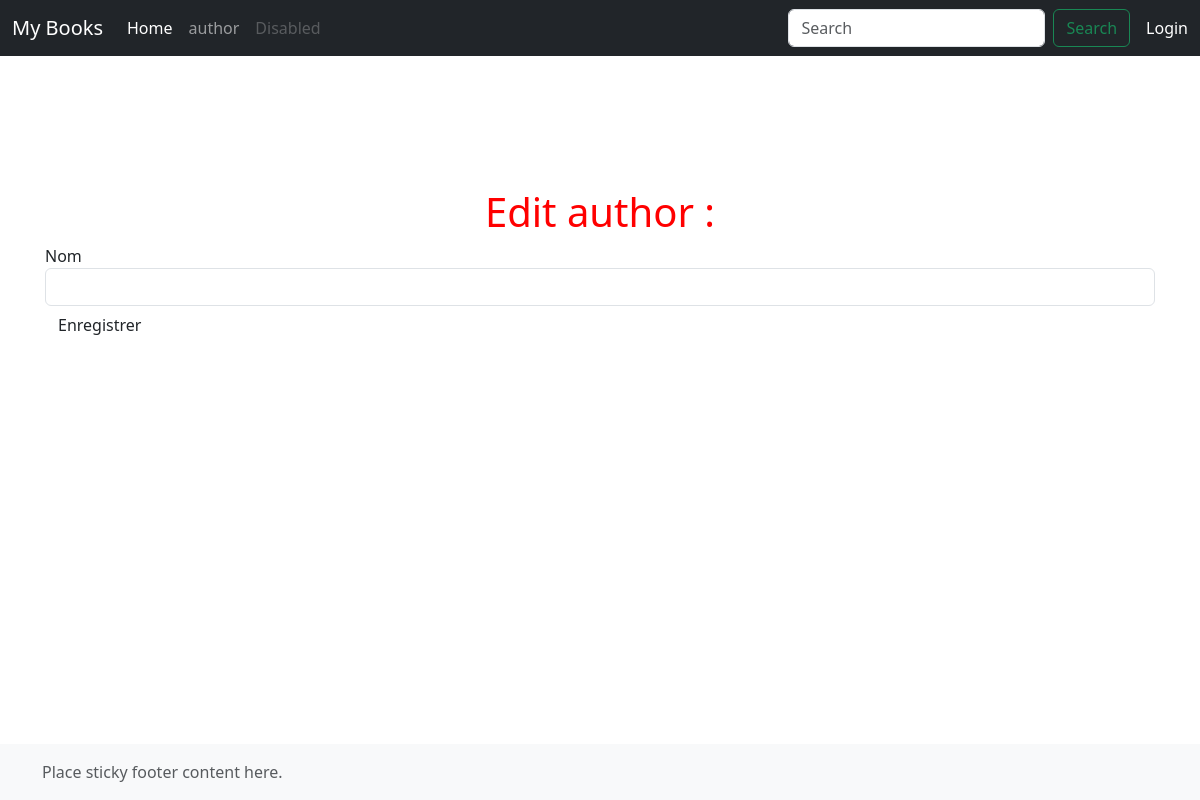
/edit/author/70, run on an earlier commit of the app's database.
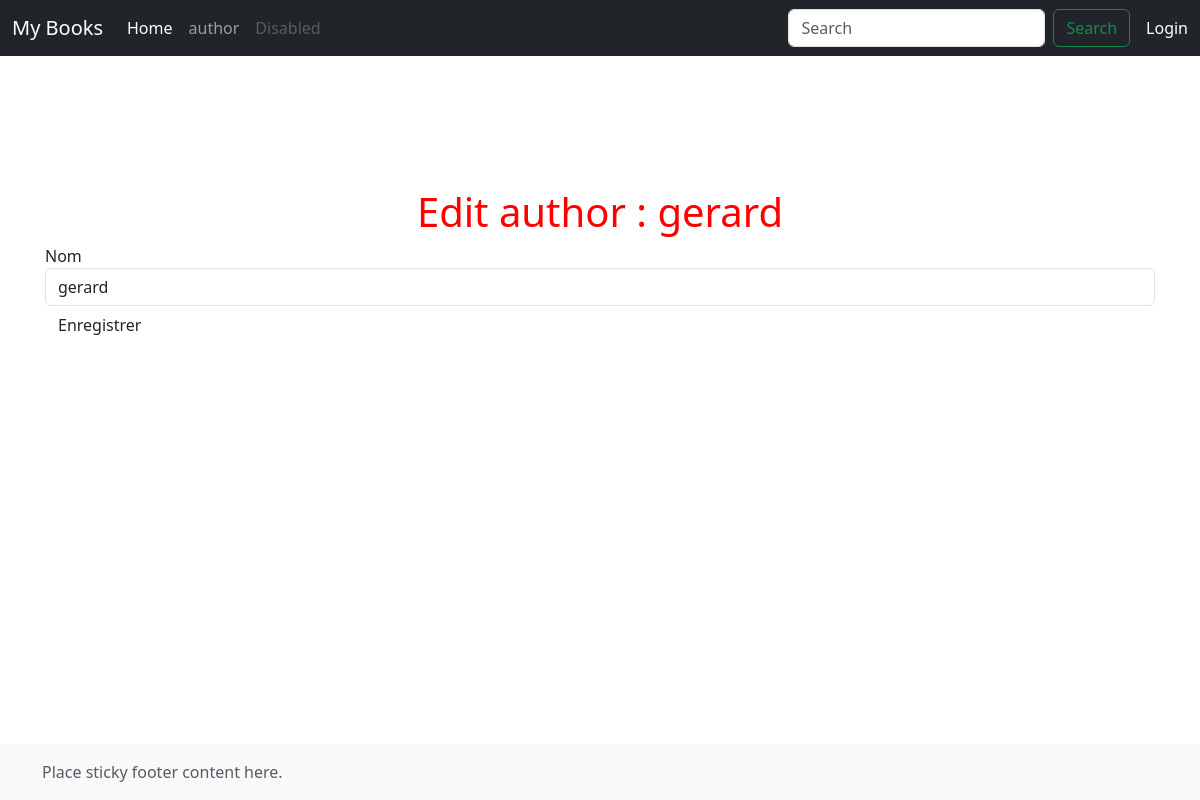
And on a later commit of the database.
### tuto/models.py (models this page shows, shortened)
class Author(db.Model):
    id = db.Column(db.Integer, primary_key =True)
    name = db.Column(db. String (100))

### tuto/view.py (the view)
@app.route("/edit/author/<int:id>")
def edit_author(id):
    a = get_author_by_id(id)
    if len(a) != 0:
        a = a[0]
        f = AuthorForm(id=a.id, name=a.name)
    else:
        a = dict()
        a["name"] = ""
        a["id"] = None
        f = AuthorForm(id=a["id"], name=a["name"])
    return render_template(
            "edit-author.html",
            author=a, form=f)

### tuto/view.py
class AuthorForm(FlaskForm):
    id = HiddenField('id')
    name = StringField('Nom', validators =[DataRequired()])

### tuto/models.py (called while the page is built)
def get_author_by_id(id):
    return Author.query.filter(Author.id==id).all()

### tuto/templates/edit-author.html (shortened to what this page needs)
{% extends "base.html" %}
{% block styles %}
    {{ super() }}
        <link rel="stylesheet" href="{{ url_for('static',
        filename='home.css') }}">
        <link rel="stylesheet" href="{{ url_for('static',
        filename='templates2.css') }}">
{% endblock %}
{% block content %}
<h1>Edit author : {{ author.name }}</h1>
<form method ="POST" action ="{{ url_for('save_author') }}">
    <div class=
        {% if form.name.errors %}
        "form-group has-error"
        {% else %}
        "form-group"
        {% endif %}
        >
        {{ form.name.label }} {{ form.name(size=50, class_="form-control " ) }}
    </div>
    <input class ="btn btn-default" type="submit" value ="Enregistrer ">
</form >
{% endblock %}

What changed in the data, as far as the page shows it:
added Author: name "gerard"
